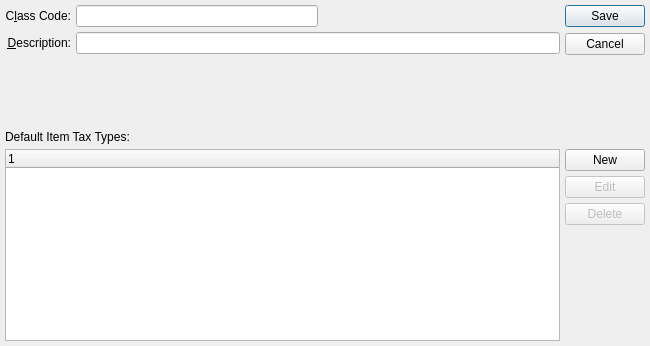
<?xml version="1.0" encoding="UTF-8"?>
<ui version="4.0">
 <comment>This file is part of the xTuple ERP: PostBooks Edition, a free and
open source Enterprise Resource Planning software suite,
Copyright (c) 1999-2019 by OpenMFG LLC, d/b/a xTuple.
It is licensed to you under the Common Public Attribution License
version 1.0, the full text of which (including xTuple-specific Exhibits)
is available at www.xtuple.com/CPAL.  By using this software, you agree
to be bound by its terms.</comment>
 <class>classCode</class>
 <widget class="QDialog" name="classCode">
  <property name="geometry">
   <rect>
    <x>0</x>
    <y>0</y>
    <width>650</width>
    <height>346</height>
   </rect>
  </property>
  <property name="windowTitle">
   <string>Class Code</string>
  </property>
  <layout class="QGridLayout" name="gridLayout_2">
   <item row="1" column="0">
    <widget class="XLabel" name="_defaultTaxLit">
     <property name="text">
      <string>Default Item Tax Types:</string>
     </property>
    </widget>
   </item>
   <item row="0" column="0">
    <layout class="QVBoxLayout" name="verticalLayout">
     <item>
      <layout class="QGridLayout" name="gridLayout">
       <item row="0" column="0">
        <widget class="QLabel" name="_classCodeLit">
         <property name="text">
          <string>C&amp;lass Code:</string>
         </property>
         <property name="alignment">
          <set>Qt::AlignRight|Qt::AlignTrailing|Qt::AlignVCenter</set>
         </property>
         <property name="buddy">
          <cstring>_classCode</cstring>
         </property>
        </widget>
       </item>
       <item row="0" column="1">
        <layout class="QHBoxLayout">
         <property name="spacing">
          <number>0</number>
         </property>
         <item>
          <widget class="XLineEdit" name="_classCode"/>
         </item>
         <item>
          <spacer name="Spacer29">
           <property name="orientation">
            <enum>Qt::Horizontal</enum>
           </property>
           <property name="sizeType">
            <enum>QSizePolicy::Expanding</enum>
           </property>
           <property name="sizeHint" stdset="0">
            <size>
             <width>20</width>
             <height>20</height>
            </size>
           </property>
          </spacer>
         </item>
        </layout>
       </item>
       <item row="1" column="0">
        <widget class="QLabel" name="_descriptionLit">
         <property name="text">
          <string>&amp;Description:</string>
         </property>
         <property name="alignment">
          <set>Qt::AlignRight|Qt::AlignTrailing|Qt::AlignVCenter</set>
         </property>
         <property name="buddy">
          <cstring>_description</cstring>
         </property>
        </widget>
       </item>
       <item row="1" column="1">
        <widget class="XLineEdit" name="_description"/>
       </item>
      </layout>
     </item>
     <item>
      <spacer name="verticalSpacer">
       <property name="orientation">
        <enum>Qt::Vertical</enum>
       </property>
       <property name="sizeHint" stdset="0">
        <size>
         <width>20</width>
         <height>0</height>
        </size>
       </property>
      </spacer>
     </item>
    </layout>
   </item>
   <item row="0" column="1">
    <widget class="QDialogButtonBox" name="_buttonBox">
     <property name="orientation">
      <enum>Qt::Vertical</enum>
     </property>
     <property name="standardButtons">
      <set>QDialogButtonBox::Cancel|QDialogButtonBox::Save</set>
     </property>
    </widget>
   </item>
   <item row="2" column="0">
    <widget class="XTreeWidget" name="_classcodetax"/>
   </item>
   <item row="2" column="1">
    <layout class="QVBoxLayout" name="verticalLayout_2">
     <item>
      <widget class="QPushButton" name="_newTax">
       <property name="text">
        <string>New</string>
       </property>
      </widget>
     </item>
     <item>
      <widget class="QPushButton" name="_editTax">
       <property name="enabled">
        <bool>false</bool>
       </property>
       <property name="text">
        <string>Edit</string>
       </property>
      </widget>
     </item>
     <item>
      <widget class="QPushButton" name="_deleteTax">
       <property name="enabled">
        <bool>false</bool>
       </property>
       <property name="text">
        <string>Delete</string>
       </property>
      </widget>
     </item>
     <item>
      <spacer name="verticalSpacer_2">
       <property name="orientation">
        <enum>Qt::Vertical</enum>
       </property>
       <property name="sizeHint" stdset="0">
        <size>
         <width>20</width>
         <height>40</height>
        </size>
       </property>
      </spacer>
     </item>
    </layout>
   </item>
  </layout>
 </widget>
 <layoutdefault spacing="5" margin="5"/>
 <customwidgets>
  <customwidget>
   <class>XLabel</class>
   <extends>QLabel</extends>
   <header>xlabel.h</header>
  </customwidget>
  <customwidget>
   <class>XLineEdit</class>
   <extends>QLineEdit</extends>
   <header>xlineedit.h</header>
   <container>1</container>
  </customwidget>
  <customwidget>
   <class>XTreeWidget</class>
   <extends>QTreeWidget</extends>
   <header>xtreewidget.h</header>
  </customwidget>
 </customwidgets>
 <tabstops>
  <tabstop>_classCode</tabstop>
  <tabstop>_description</tabstop>
 </tabstops>
 <includes>
  <include location="global">parameter.h</include>
 </includes>
 <resources/>
 <connections>
  <connection>
   <sender>_buttonBox</sender>
   <signal>rejected()</signal>
   <receiver>classCode</receiver>
   <slot>reject()</slot>
   <hints>
    <hint type="sourcelabel">
     <x>353</x>
     <y>51</y>
    </hint>
    <hint type="destinationlabel">
     <x>199</x>
     <y>49</y>
    </hint>
   </hints>
  </connection>
  <connection>
   <sender>_classcodetax</sender>
   <signal>itemSelected(int)</signal>
   <receiver>_editTax</receiver>
   <slot>animateClick()</slot>
   <hints>
    <hint type="sourcelabel">
     <x>151</x>
     <y>557</y>
    </hint>
    <hint type="destinationlabel">
     <x>676</x>
     <y>456</y>
    </hint>
   </hints>
  </connection>
  <connection>
   <sender>_classcodetax</sender>
   <signal>valid(bool)</signal>
   <receiver>_editTax</receiver>
   <slot>setEnabled(bool)</slot>
   <hints>
    <hint type="sourcelabel">
     <x>208</x>
     <y>208</y>
    </hint>
    <hint type="destinationlabel">
     <x>452</x>
     <y>108</y>
    </hint>
   </hints>
  </connection>
  <connection>
   <sender>_classcodetax</sender>
   <signal>valid(bool)</signal>
   <receiver>_deleteTax</receiver>
   <slot>setEnabled(bool)</slot>
   <hints>
    <hint type="sourcelabel">
     <x>208</x>
     <y>208</y>
    </hint>
    <hint type="destinationlabel">
     <x>452</x>
     <y>137</y>
    </hint>
   </hints>
  </connection>
 </connections>
</ui>
